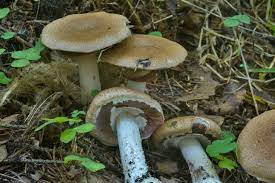
#> input picture Dataset_Hongos/HongosComestibles/ce (101).jpg, 275 x 183 px; its folder holds only this picture in this run
$ jupyter execute --allow-errors Clasificador.ipynb
#> lines starting #> are read from the running program, lines starting #| are printed output that depends on the picture
## Proyecto Final - Clasificador de hongos comestibles y venenosos por medio de CNN

<p>Click para acceder el conjunto de datos <a href="https://www.kaggle.com/datasets/marcosvolpato/edible-and-poisonous-fungi">Edible and Poisonous Fungi</a>.</p>

<style>
    .imagen-ajustada {
        width: 900px;
        height: 280px;
        border-radius: 20px;
    }
</style>

El propósito del proyecto consiste en implementar un sistema de clasificación de imágenes orientado a determinar la comestibilidad o toxicidad de hongos, empleando redes neuronales con el fin de mejorar la precisión en la categorización. Además, se han empleado otros modelos con el objetivo de evaluar la eficacia del clasificador propuesto. El conjunto de imágenes utilizado fue adquirido a través de Kaggle, exhibiendo una diversidad considerable en cuanto a la morfología de las imágenes, lo que incluye representaciones gráficas como dibujos.

## Librerías Utilizadas

Se pueden apreciar las librer&iacute;as utilizadas a lo largo del proyecto.

[cell 1]
# Importamos las liberias necesarias
import tensorflow as tf
import os
import numpy as np
import matplotlib.pyplot as plt
import cv2 as cv2
from tensorflow.keras import datasets, layers, models
from numpy.random import randint
from sklearn.preprocessing import LabelEncoder
from sklearn.model_selection import train_test_split
import seaborn as sns
import pandas as pd
from PIL import Image
from keras.preprocessing.image import ImageDataGenerator, load_img, img_to_array
from keras.preprocessing import image
from sklearn.metrics import confusion_matrix
from sklearn.ensemble import RandomForestClassifier
from sklearn.metrics import f1_score
from numpy import mean
from sklearn.naive_bayes import GaussianNB
from sklearn.ensemble import AdaBoostClassifier
from sklearn.ensemble import GradientBoostingClassifier
from sklearn.ensemble import BaggingClassifier
# Librerias necesarias para el aumento de datos
from keras.models import Sequential, Model
from keras.layers import Conv2D, MaxPool2D, Dense, Flatten, Dropout, BatchNormalization, Input
from keras.optimizers import Adam
from keras.callbacks import TensorBoard, ModelCheckpoint
from keras.applications.imagenet_utils import preprocess_input, decode_predictions
from sklearn.model_selection import StratifiedShuffleSplit
import visualkeras

## Análisis Exploratorio

La fase inicial para familiarizarnos con nuestro conjunto de datos implica la exploración. En este contexto, se realizó un recuento de las imágenes correspondientes tanto a hongos comestibles como a hongos venenosos. Los resultados revelaron que hay una mayor cantidad de imágenes asociadas a hongos venenosos en comparación con las imágenes de hongos comestibles.

[cell 2]
path = os.getcwd() + "/Dataset_Hongos"
hongos_comestibles = None
hongos_venenosos = None
#> (the rest of this cell did not finish here and is left out)

Además, es importante fijarnos en la variedad de las imágenes en nuestro grupo de datos. Al mirar las gráficas, notamos que todas las fotos son bastante diferentes entre ellas. Esto destaca lo diverso que es el conjunto, mostrando lo importante que es considerar todas esas diferencias al trabajar con modelos y evaluar su rendimiento.

[cell 3]
path = os.getcwd() + "/Dataset_Hongos"
comestibles_folder = path +'/HongosComestibles'
venenosos_folder = path +'/HongosVenenosos'
comestibles_files = os.listdir(comestibles_folder)
venenosos_files = os.listdir(venenosos_folder)
#> (the rest of this cell did not finish here and is left out)

Con el propósito de mitigar posibles complicaciones durante el entrenamiento de la red neuronal, se procederá a equilibrar las muestras, asegurando que ambas categorías cuenten con un total de 700 imágenes. Para llevar a cabo este proceso, se han cargado las imágenes designadas para el conjunto de prueba, y se ha realizado la conversión de dichas imágenes a un formato compatible con TensorFlow.

[cell 4]
# Se define la ruta a la carpeta que contiene las imágenes que se usaran para prueba
data_test = os.getcwd() + "/Dataset_Hongos"

max_muestras = 700
# Se cargan las imágenes que se usaran para prueba
images = []
labels = []
for category in os.listdir(data_test):
  category_dir = os.path.join(data_test, category)
  for image_file, i in zip(os.listdir(category_dir), range(max_muestras)):
    image_test = cv2.imread(os.path.join(category_dir, image_file))
#> image_test is the input picture: shape (183, 275, 3); mean B, G, R 65.5, 88.3, 86.2
    image_test = cv2.resize(image_test, (256, 256))  # Redimensionamos las imágenes a 256x256
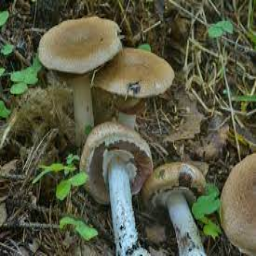
#> image_test: shape (256, 256, 3); mean B, G, R 65.3, 88.2, 86
    images.append(image_test)
    labels.append(category)
#> pass 2 of the loop `for category in os.listdir(data_test):`:
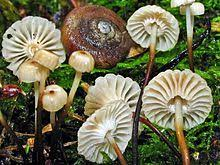
#> input picture Dataset_Hongos/HongosVenenosos/cv (12).jpg, 220 x 165 px
#> image_test is the input picture: shape (165, 220, 3); mean B, G, R 82.7, 109.4, 110.8
#> `image_test = cv2.resize(image_test, (256, 256))`:
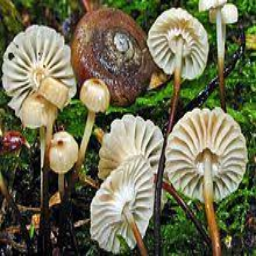
#> image_test: shape (256, 256, 3); mean B, G, R 82.6, 109.3, 110.7
cv2.destroyAllWindows()
# Convertimos las imágenes a un formato compatible con TensorFlow
images = np.array(images)
images = images.astype(np.float32)

Con el objetivo de validar el equilibrio alcanzado en nuestras imágenes, se procede a imprimir el número de muestras por clase en un gráfico. La representación gráfica resultante se presenta a continuación para permitir una visualización clara de las clases correspondientes.

[cell 5]
# Contamos la cantidad de muestras por clase
counter = dict(zip(*np.unique(labels, return_counts=True)))

# Creamos la gráfica de barras
sns.barplot(x=list(counter.keys()), y=list(counter.values()))
plt.title('Número de Muestras por Clase')
plt.xlabel('Clase')
plt.ylabel('Número de Muestras')
plt.show()
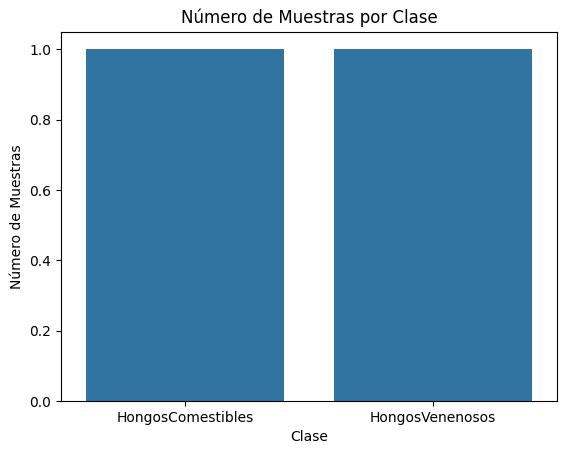
#> figure drawn by matplotlib, 1 panel

En esta sección, los datos se dividen en tres conjuntos distintos: datos de entrenamiento, prueba y validación. Esta partición se realiza con el propósito de introducir variabilidad entre los conjuntos y evitar posibles sesgos en los resultados.

[cell 6]
# Primero, divide los datos en entrenamiento y el resto
images_train, images_temp, labels_train, labels_temp = train_test_split(images, labels, test_size=0.3, random_state=42)
#> labels_train = ['HongosComestibles']; labels_temp = ['HongosVenenosos']

# Luego, divide el resto en conjuntos de prueba y validación
#> (the rest of this cell did not finish here and is left out)

Con el fin de verificar la correcta transmisión de las imágenes, se procede a exhibir 25 imágenes de hongos, abarcando tanto ejemplos de hongos comestibles como venenosos. Esta revisión visual tiene como objetivo confirmar la integridad del proceso, observando la presentación adecuada de las imágenes en color y su clasificación correcta, asegurando que todo sali&oacute; bien.

[cell 7]
# Creamos una variable para que sea aleatoria entre los valores de las imágenes para poder representar 25 de ellas al azar
indexs = np.random.randint(0, len(images_train), 25)
#> indexs = 25 values from 0 to 0

class_names = ['HongosComestibles', 'HongosVenenosos']

plt.figure(figsize=(10,10))
for i, j in enumerate(indexs):
    plt.subplot(5,5,i+1)
    plt.xticks([])
    plt.yticks([])
    plt.grid(False)
    # Convertir de BGR a RGB para visualización
    image_rgb = cv2.cvtColor(images_train[j], cv2.COLOR_BGR2RGB)
    plt.imshow(image_rgb)
    plt.xlabel((labels_train[j]))  # Se muestra el índice correspondiente a la etiqueta
#> this loop made 25 passes
plt.show()
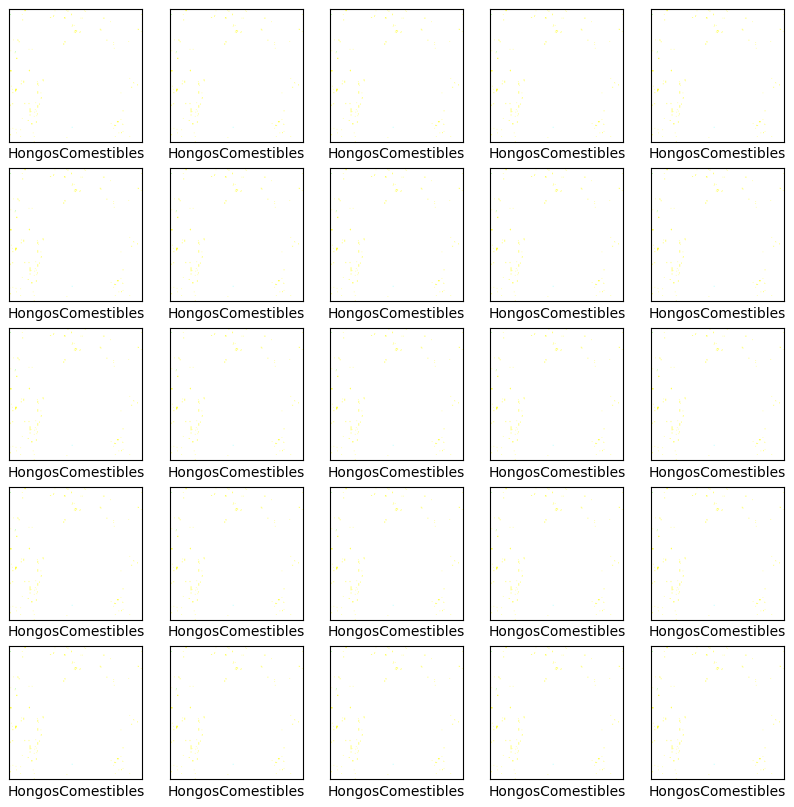
#> figure drawn by matplotlib, 25 panels

Como un método adicional para apreciar la diversidad de las imágenes, se llevará a cabo una visualización tridimensional (3D) de las dimensiones de las imágenes. Esta representación permitirá observar la disposición y agrupación de las imágenes en un espacio tridimensional.

[cell 8]
data_test = os.getcwd() + "/Dataset_Hongos"
dimensions = []
for folder_path in os.listdir(data_test):
    ruta = os.path.join(data_test, folder_path)
    for file in os.listdir(ruta):
        img = cv2.imread(os.path.join(ruta, file))
        if img is not None:
            height, width, _ = img.shape
#> height = 183; width = 275
            dimensions.append((width, height))
#> pass 2 of the loop `for folder_path in os.listdir(data_test):`:
# Convierte las dimensiones a un formato numpy para facilitar la visualización
dimensions = np.array(dimensions)
#> dimensions = [[275, 183], [220, 165]]

# Asegúrate de que dimensions sea bidimensional
dimensions = dimensions.reshape(-1, 2)

# Visualiza las dimensiones en 3D
fig = plt.figure()
ax = fig.add_subplot(111)
ax.scatter(dimensions[:, 0], dimensions[:, 1])
ax.set_title('Visualización de Dimensiones de Imágenes en 3D')
ax.set_xlabel('Ancho')
ax.set_ylabel('Alto')
plt.show()
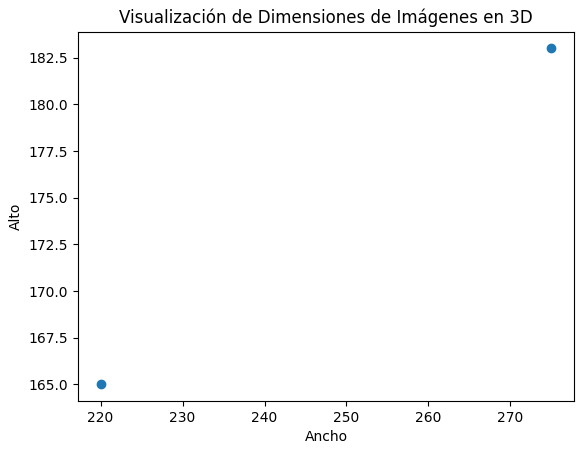
#> figure drawn by matplotlib, 1 panel

## Aumento de Datos

Con el propósito de establecer una comparación con los resultados obtenidos mediante la red neuronal que se implementará a continuación, se llevará a cabo un proceso de aumento del número de imágenes. Este enfoque busca evaluar si existe una diferencia significativa en los resultados al incrementar la cantidad de imágenes disponibles para el entrenamiento del modelo, proporcionando así una perspectiva sobre la sensibilidad del modelo a la variación en el conjunto de datos.

Con el objetivo de llevar a cabo la expansión del conjunto de datos, se implementarán diversas técnicas. En primer lugar, se establece que las imágenes tendrán un tamaño de 256 x 256 píxeles. Además, se aplicarán transformaciones como rotación aleatoria, cambio de escala aleatorio (zoom), cambio de posición aleatorio y volteo horizontal aleatorio a las imágenes. Estas operaciones buscan introducir variabilidad en el conjunto de datos, permitiendo que la red neuronal aprenda a partir de imágenes con similitud a las originales, pero con variaciones que enriquecen la diversidad del conjunto. Al final de esto imprimir&aacute; el n&uacute;mero de im&aacute;genes aumentadas en total, en este caso 2940.

[cell 9]
images_augmented = []  # Lista para almacenar las imágenes aumentadas
labels_augmented = []  # Lista para almacenar las etiquetas de las imágenes aumentadas

images_increased = 3

# Supongamos que ya tienes las variables images_train y labels_train del código anterior

width_shape, height_shape = 256, 256

num_augmented_images = 0

for idx, (img, label) in enumerate(zip(images_train, labels_train)):
    # Aplica aumentos de datos utilizando OpenCV
    for t in range(images_increased):
        # Realiza una rotación aleatoria
        angle = np.random.uniform(-20, 20)
        M = cv2.getRotationMatrix2D((width_shape / 2, height_shape / 2), angle, 1.0)
        rotated_img = cv2.warpAffine(img, M, (width_shape, height_shape))
        # Realiza un cambio de escala aleatorio (zoom)
        scale_factor = np.random.uniform(0.8, 1.2)
        scaled_img = cv2.resize(rotated_img, None, fx=scale_factor, fy=scale_factor, interpolation=cv2.INTER_AREA)
        # Realiza un cambio de posición aleatorio
        dx = np.random.randint(-10, 10)
        dy = np.random.randint(-10, 10)
        translated_img = np.roll(scaled_img, (dx, dy), axis=(0, 1))
        # Voltea horizontalmente aleatoriamente
        if np.random.choice([True, False]):
            flipped_img = cv2.flip(translated_img, 1)
        else:
            flipped_img = translated_img
        # Guarda la imagen aumentada en la lista
        images_augmented.append((flipped_img * 255).astype(np.uint8))
        labels_augmented.append(label)
        num_augmented_images += 1
#> this loop made 1 pass
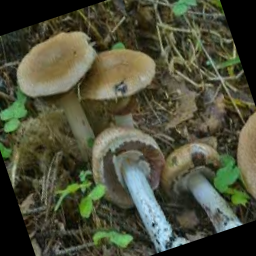
#> rotated_img: shape (256, 256, 3) float32; mean of channels 0, 1, 2 58.4, 78.9, 76.8; drawn as B, G, R
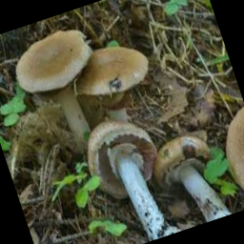
#> scaled_img: shape (244, 244, 3) float32; mean of channels 0, 1, 2 58.4, 78.9, 76.8; drawn as B, G, R
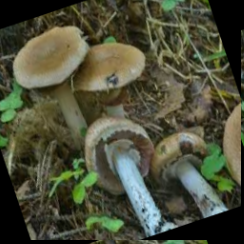
#> translated_img: shape (244, 244, 3) float32; mean of channels 0, 1, 2 58.4, 78.9, 76.8; drawn as B, G, R
#> after the loop, images_augmented = 3 items; labels_augmented = ['HongosComestibles', 'HongosComestibles', 'HongosComestibles']; num_augmented_images = 3

print("Total augmented images:", num_augmented_images)
#| Total augmented images: 3

En este caso, se aplica el mismo preprocesamiento que se efectuó previamente a las imágenes. Se asegura que todas tengan las mismas dimensiones, se transforma la lista de imágenes en un arreglo, se normalizan los valores y se realiza una conversión de los datos a tipo flotante. Este proceso estandariza las imágenes y las prepara adecuadamente para su utilización en el entrenamiento y evaluación de la red neuronal.

[cell 10]
# Lista para almacenar las imágenes aumentadas con dimensiones comunes
images_augmented_resized = []

# Asegúrate de que todas las imágenes tengan el mismo tamaño
for img in images_augmented:
    resized_img = cv2.resize(img, (width_shape, height_shape))
    images_augmented_resized.append(resized_img)
#> this loop made 3 passes
#> pass 1, `resized_img = cv2.resize(img, (width_shape, height_shape))`:
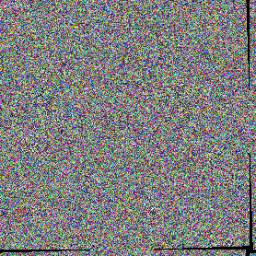
#> resized_img: shape (256, 256, 3); mean of channels 0, 1, 2 125.6, 126, 125.8; drawn as B, G, R
#> pass 2, `resized_img = cv2.resize(img, (width_shape, height_shape))`:
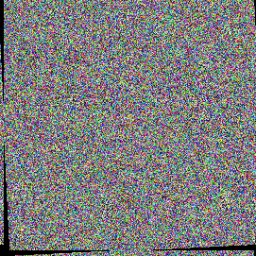
#> resized_img: shape (256, 256, 3); mean of channels 0, 1, 2 124.7, 124.7, 124.9; drawn as B, G, R
#> pass 3, `resized_img = cv2.resize(img, (width_shape, height_shape))`:
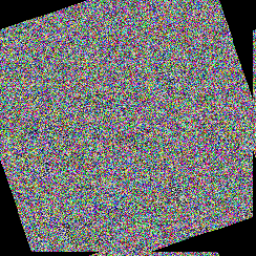
#> resized_img: shape (256, 256, 3); mean of channels 0, 1, 2 113.8, 113, 113.3; drawn as B, G, R
#> after the loop, images_augmented_resized = 3 items

# Convierte la lista a un array de NumPy
images_augmented = np.array(images_augmented_resized)

# Normaliza los valores de píxeles al rango [0, 1]
images_augmented = images_augmented / 255.0

# Aplica la conversión de tipo
images_augmented = images_augmented.astype(np.float32)

Para verificar la integridad del proceso, se procede a imprimir 25 imágenes seleccionadas al azar de entre hongos venenosos y comestibles. La observación de estas imágenes revela que presentan variaciones con respecto a las originales, evidenciando efectivamente la aplicación exitosa de las transformaciones, como rotación y aumento de zoom, entre otras.

[cell 11]
# Creamos una variable para que sea aleatoria entre los valores de las imágenes para poder representar 25 de ellas al azar
indexs = np.random.randint(0, len(images_augmented), 25)
#> indexs = 25 values, max 2 at index 0, min 0 at index 1, mean 0.84

class_names = ['HongosComestibles', 'HongosVenenosos']

plt.figure(figsize=(10,10))
for i, j in enumerate(indexs):
    plt.subplot(5,5,i+1)
    plt.xticks([])
    plt.yticks([])
    plt.grid(False)
    # Convertir de BGR a RGB para visualización
    image_rgb = cv2.cvtColor(images_augmented[j], cv2.COLOR_BGR2RGB)
    plt.imshow(image_rgb)
    plt.xlabel((labels_augmented[j]))  # Se muestra el índice correspondiente a la etiqueta
#> this loop made 25 passes
#> j on passes 1 to 12: 2, 0, 1, 1, 1, 1, 0, 1, 0, 0, 1, 2
plt.show()

## Tratamiento del dataset

Para habilitar el uso del conjunto de imágenes en la red neuronal, se requiere procesar los datos y transformarlos de imágenes a valores de etiquetas con una escala de 0 a 1. Con el propósito de verificar la correcta ejecución de este proceso, se procede a imprimir los valores obtenidos.

Primero, llevamos a cabo este proceso para los datos de entrenamiento.

[cell 12]
# Se utiliza el label encoder para pasar las imagenes a valores de etiqueta.

encoder = LabelEncoder()

#Inicializar el objeto encoder
labels_tra = encoder.fit_transform(labels_train)
#> labels_tra = [0]

#Mostrar las herramientras numericas correspondientes
print(labels_tra)
#| [0]

De igual forma a la transformación realizada para los datos de entrenamiento, se efectúa el mismo proceso para los datos de prueba. Al finalizar, se imprime el resultado de este procedimiento, permitiendo así la inspección y confirmación de la correcta preparación de los datos de prueba.

#> (a cell that did not finish here is left out)

Igualmente, se replica el proceso para los datos de validación.

#> (a cell that did not finish here is left out)

Finalmente, se realiza el mismo procedimiento para los datos aumentados.

[cell 15]
labels_aug = encoder.fit_transform(labels_augmented)
#> labels_aug = [0, 0, 0]
print(labels_aug)
#| [0 0 0]

Antes de iniciar el diseño del modelo, es crucial verificar la integridad de las dimensiones de la matriz de datos, asegurándose de que estén correctamente configuradas. De igual manera, se debe realizar una comprobación de las etiquetas asociadas a las imágenes para garantizar la consistencia y precisión de los datos que serán utilizados en la construcción del modelo.

[cell 16]
print(images_train.shape)
#| (1, 256, 256, 3)
print(labels_tra.shape)
#| (1,)
